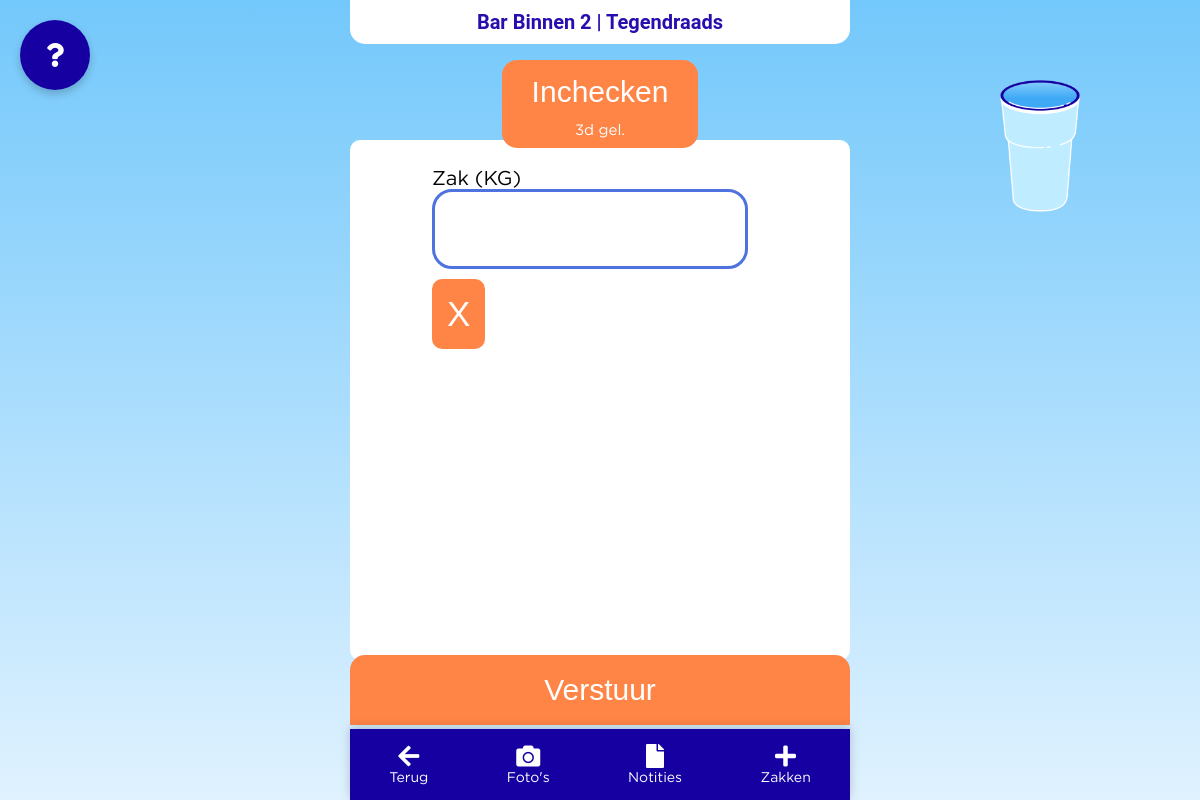
Page /bar/15 on the earlier database version.
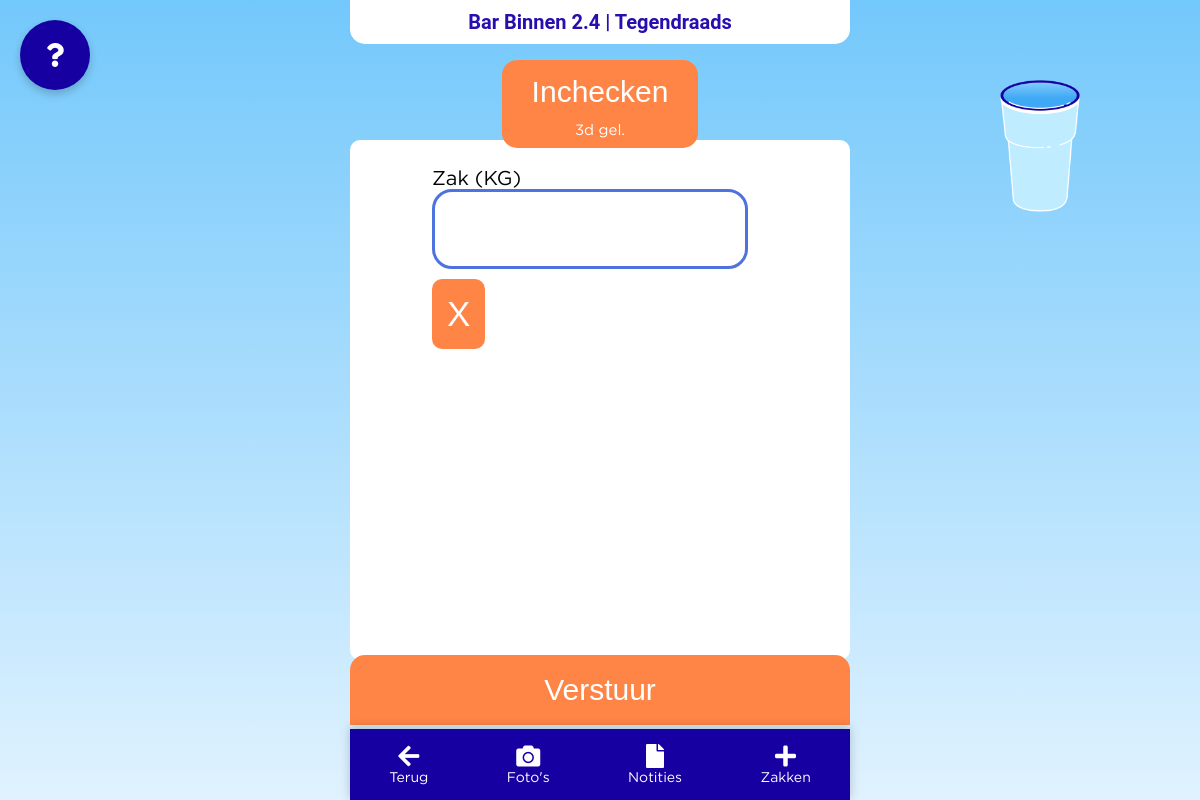
Same page on the later database version.
### app.py (models this page shows, shortened)
class Bar(db.Model):
    id = db.Column(db.Integer, primary_key=True)
    name = db.Column(db.String(120), nullable=False)
    total_kg = db.Column(db.Integer, default=0)  # Total kilograms of zakken collected
    background_color = db.Column(db.String(10), default='#1700a1')  # New field to store color
    zakken = db.Column(db.Integer, nullable=False, default=0)
    bekers = db.Column(db.Integer, nullable=False, default=0)
    location_id = db.Column(db.Integer, db.ForeignKey('location.id'), nullable=False)
    location = db.relationship('Location', backref=db.backref('bars', lazy=True))
    x = db.Column(db.Float, nullable=True)  # X coordinate as percentage
    y = db.Column(db.Float, nullable=True)  # Y coordinate as percentage
    note = db.Column(db.String(1000))  # Assuming note is just a text field for simplicity
    url = db.Column(db.String)
    link = db.Column(db.String)
    last_checked_in = db.Column(db.DateTime, nullable=True)
    last_checked_in_user_id = db.Column(db.Integer, db.ForeignKey('user.id'), nullable=True)
    last_checked_in_user = db.relationship('User', foreign_keys=[last_checked_in_user_id], backref='checked_in_bars')
    notifications = db.relationship('Notification', backref='related_bar', lazy=True)  # Ensure unique backref name

### app.py (the view)
@app.route('/bar/<int:bar_id>', methods=['GET', 'POST'])
def bar(bar_id):
    from_admin = request.args.get('from_admin', 'false').lower() == 'true'
    session['bar_id'] = bar_id  # Store bar_id in session
    bar = Bar.query.get_or_404(bar_id)
    user = User.query.get_or_404(bar.location.users[0].id)  # Fetch the first user of the bar's location
    link = bar.link if bar.link else (Bar.query.first().link if Bar.query.first() else "")
    if request.method == 'POST':
        return redirect(url_for('bar', bar_id=bar_id))
    return render_template('bar.html', bar=bar, link=link, user=user, from_admin=from_admin)

### app.py (called while the page is built)
def utc_to_local(utc_dt):
    if utc_dt is None:
        return None
    if isinstance(utc_dt, str):
        utc_dt = datetime.strptime(utc_dt, '%Y-%m-%d %H:%M:%S')
    if utc_dt.tzinfo is None:
        utc_dt = utc_dt.replace(tzinfo=pytz.utc)
    local_tz = pytz.timezone('Europe/Amsterdam')  # Use the Netherlands timezone
    local_dt = utc_dt.astimezone(local_tz)
    return local_tz.normalize(local_dt)  # Nor

@app.template_filter('humanize')
def humanize_time_since(dt):
    if dt is None:
        return "never"
    now = datetime.now(pytz.timezone('Europe/Amsterdam'))
    if dt.tzinfo is None:
        dt = pytz.timezone('Europe/Amsterdam').localize(dt)
    diff = now - dt
    seconds = diff.total_seconds()
    minutes = seconds // 60
    hours = minutes // 60
    days = hours // 24
    weeks = days // 7
    if seconds < 60:
        return "Net"
    elif minutes < 60:
        return f"{int(minutes)}m gel."
    elif hours < 24:
        return f"{int(hours)}u gel."
    elif days < 7:
        return f"{int(days)}d gel."
    else:
        return dt.strftime('%Y-%m-%d %H:%M:%S')  # Fall back to datetime string if older than a month

### templates/bar.html (shortened to what this page needs)
{% extends "base.html" %} {% block content %}
<h2 class="top-boy">Bar {{ bar.name }} | {{ bar.location.name }}</h2>
<form
  class="check-in"
  action="{{ url_for('check_in_bar', bar_id=bar.id) }}"
  method="post"
>
  <input class="check-button" type="submit" value="Inchecken" />
  <p class="min-gel">{{ bar.last_checked_in | to_local | humanize }}</p>
</form>
<button id="infoBtn" class="fab vraag"><i class="fas fa-question"></i></button>
<div class="bottom-navbar">
  <a
    href="{{ url_for('location', user_id=user.id, location_id=bar.location_id) }}"
    class="nav-item"
  >
    <i class="fas fa-arrow-left"></i><span>Terug</span>
  </a>
  <a
    href="javascript:void(0);"
    class="nav-item"
    id="photoIcon"
    onclick="document.getElementById('photoModal').style.display='block'"
  >
    <i class="fas fa-camera"></i><span>Foto's</span>
  </a>
  <a
    href="javascript:void(0);"
    class="nav-item"
    id="noteBtn"
    onclick="document.getElementById('noteModal').style.display='block'"
  >
    <i class="fas fa-file"></i><span>Notities</span>
  </a>
  <a id="addZak" class="nav-item">
    <i class="fas fa-plus"></i><span>Zakken</span>
  </a>
</div>
<div class="cube-container bottom-boy">
  <div class="cube rond user-cube">
    <form
      class="zakform"
      method="POST"
      action="{{ url_for('update_bar_details_and_check_in', bar_id=bar.id) }}"
      id="myForm"
    >
      <div id="zakkenFieldsContainer">
        <div id="zakkenFields">
          <div class="zakkenField" data-index="0">
            <label>Zak (KG)</label> <br />
            <input type="text" name="zakken[0].kg" required />
            <button type="button" class="removeZak">X</button>
          </div>
        </div>
      </div>
      <input class="bottom-stuur" type="submit" value="Verstuur" />
    </form>
  </div>
</div>
{% endblock %}

Differences in the rows shown:
changed Bar "3d gel.": name "Binnen 2" → "Binnen 2.4"
